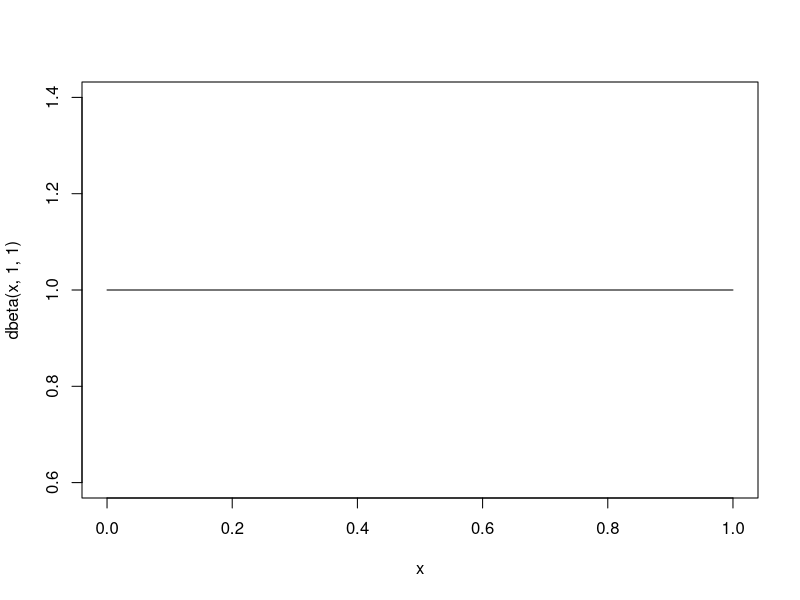
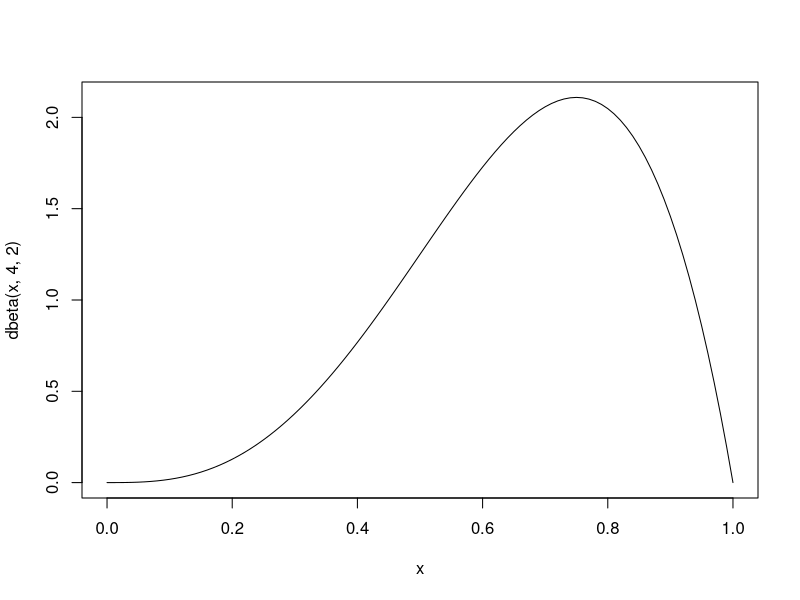
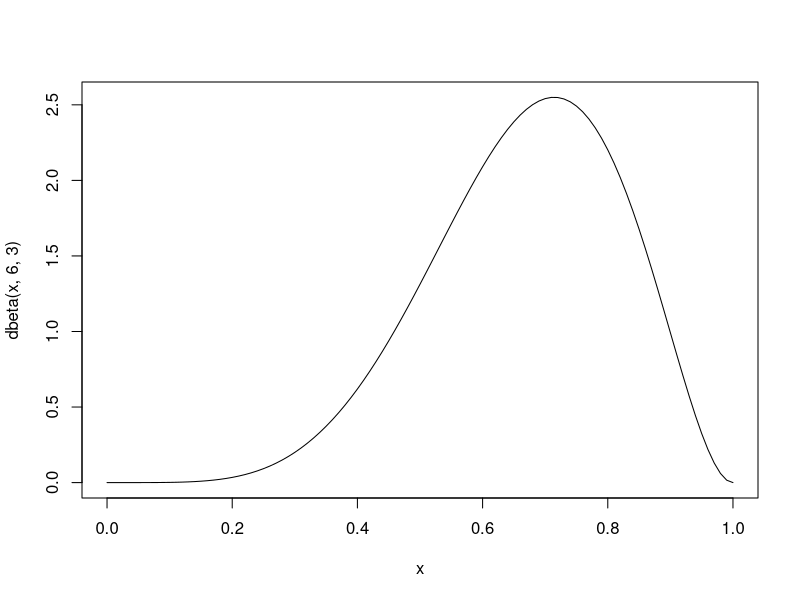
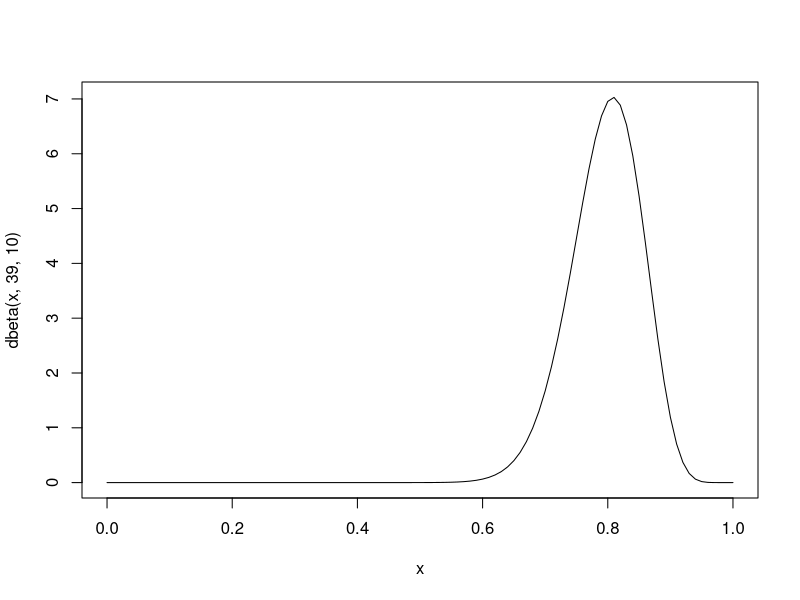
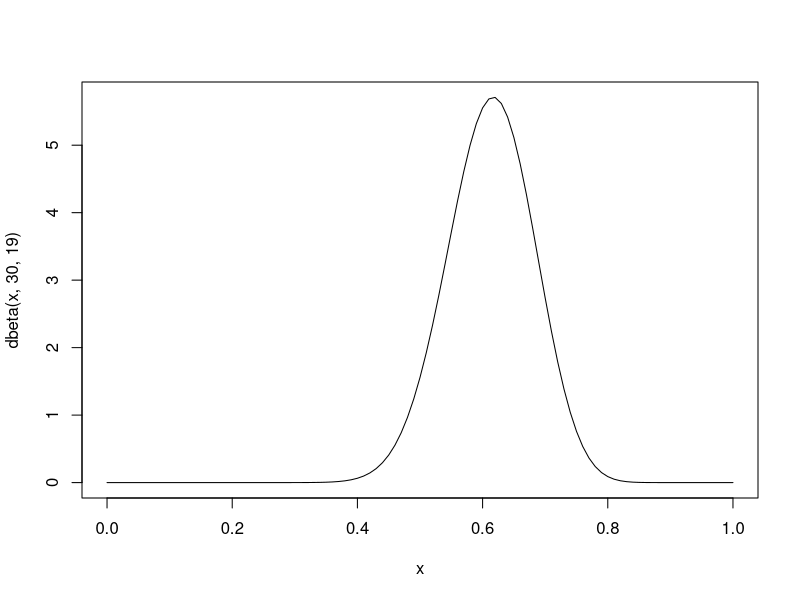

These charts were generated, in order, by the following R code:
# Suppose we are giving two students a multiple-choice exam with 40 questions, 
# where each question has four choices. We don't know how much the students
# have studied for this exam, but we think that they will do better than just
# guessing randomly. 
# 1) What are the parameters of interest?
# 2) What is our likelihood?
# 3) What prior should we use?
# 4) What is the prior probability P(theta>.25)? P(theta>.5)? P(theta>.8)?
# 5) Suppose the first student gets 33 questions right. What is the posterior
#    distribution for theta1? P(theta1>.25)? P(theta1>.5)? P(theta1>.8)?
#    What is a 95% posterior credible interval for theta1?
# 6) Suppose the second student gets 24 questions right. What is the posterior
#    distribution for theta2? P(theta2>.25)? P(theta2>.5)? P(theta2>.8)?
#    What is a 95% posterior credible interval for theta2?
# 7) What is the posterior probability that theta1>theta2, i.e., that the 
#    first student has a better chance of getting a question right than
#    the second student?

# 3)
curve(dbeta(x,1,1))
curve(dbeta(x,4,2))
curve(dbeta(x,6,3))

# 4)
1-pbeta(.25,6,3)
1-pbeta(.5,6,3)
1-pbeta(.8,6,3)

# 5) Beta(39,9)
curve(dbeta(x,39,10))
1-pbeta(.25,39,10)
1-pbeta(.5,39,10)
1-pbeta(.8,39,10)

qbeta(.025,39,10)
qbeta(.975,39,10)

# 6) Beta(30,19)
curve(dbeta(x,30,19))

1-pbeta(.25,30,19)
1-pbeta(.5,30,19)
1-pbeta(.8,30,19)

qbeta(.025,30,19)
qbeta(.975,30,19)

# 7)
theta1=rbeta(2000,39,10)
theta2=rbeta(2000,30,19)
mean(theta1>theta2)